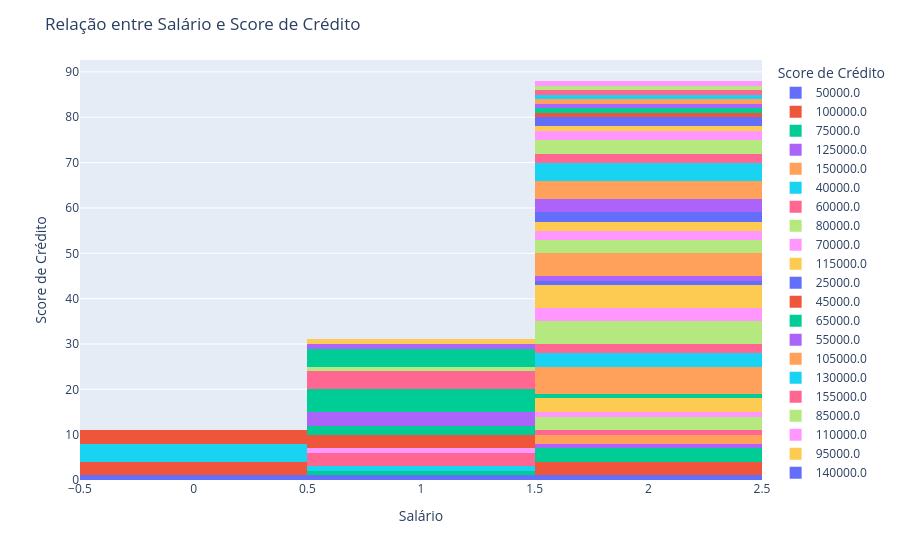

The cell this chart's notebook holds for it:
### Markdown cell above
Vemos nesse gráfico que temos maior concentração de salários mais altos na faixa etária de 50 a 54 anos sendo o menor 115 mil e a maior 162.500.

### Code cell
fig = px.histogram(df, x='Credit Score', color='Income', barmode='stack')
fig.update_layout(title= ' Relação entre Salário e Score de Crédito',
                  xaxis_title= 'Salário',
                  yaxis_title= 'Score de Crédito',
                  legend_title= 'Score de Crédito')
fig.show()

### Figure 1 — Plotly figure (JSON) as saved in the notebook; plotly's stock layout.template omitted (floating-point values rounded to 4 significant figures)
{"data": [{"bingroup": "x", "hovertemplate": "Income=50000.0<br>Credit Score=%{x}<br>count=%{y}<extra></extra>", "legendgroup": "50000.0", "marker": {"color": "#636efa", "pattern": {"shape": ""}}, "name": "50000.0", "orientation": "v", "showlegend": true, "x": [2, 1], "xaxis": "x", "yaxis": "y", "type": "histogram"}, {"bingroup": "x", "hovertemplate": "Income=100000.0<br>Credit Score=%{x}<br>count=%{y}<extra></extra>", "legendgroup": "100000.0", "marker": {"color": "#EF553B", "pattern": {"shape": ""}}, "name": "100000.0", "orientation": "v", "showlegend": true, "x": [2, 2, 2], "xaxis": "x", "yaxis": "y", "type": "histogram"}, {"bingroup": "x", "hovertemplate": "Income=75000.0<br>Credit Score=%{x}<br>count=%{y}<extra></extra>", "legendgroup": "75000.0", "marker": {"color": "#00cc96", "pattern": {"shape": ""}}, "name": "75000.0", "orientation": "v", "showlegend": true, "x": [2, 2, 2, 1], "xaxis": "x", "yaxis": "y", "type": "histogram"}, {"bingroup": "x", "hovertemplate": "Income=125000.0<br>Credit Score=%{x}<br>count=%{y}<extra></extra>", "legendgroup": "125000.0", "marker": {"color": "#ab63fa", "pattern": {"shape": ""}}, "name": "125000.0", "orientation": "v", "showlegend": true, "x": [2], "xaxis": "x", "yaxis": "y", "type": "histogram"}, {"bingroup": "x", "hovertemplate": "Income=150000.0<br>Credit Score=%{x}<br>count=%{y}<extra></extra>", "legendgroup": "150000.0", "marker": {"color": "#FFA15A", "pattern": {"shape": ""}}, "name": "150000.0", "orientation": "v", "showlegend": true, "x": [2, 2], "xaxis": "x", "yaxis": "y", "type": "histogram"}, {"bingroup": "x", "hovertemplate": "Income=40000.0<br>Credit Score=%{x}<br>count=%{y}<extra></extra>", "legendgroup": "40000.0", "marker": {"color": "#19d3f3", "pattern": {"shape": ""}}, "name": "40000.0", "orientation": "v", "showlegend": true, "x": [1], "xaxis": "x", "yaxis": "y", "type": "histogram"}, {"bingroup": "x", "hovertemplate": "Income=60000.0<br>Credit Score=%{x}<br>count=%{y}<extra></extra>", "legendgroup": "60000.0", "marker": {"color": "#FF6692", "pattern": {"shape": ""}}, "name": "60000.0", "orientation": "v", "showlegend": true, "x": [1, 2, 1, 1], "xaxis": "x", "yaxis": "y", "type": "histogram"}, {"bingroup": "x", "hovertemplate": "Income=80000.0<br>Credit Score=%{x}<br>count=%{y}<extra></extra>", "legendgroup": "80000.0", "marker": {"color": "#B6E880", "pattern": {"shape": ""}}, "name": "80000.0", "orientation": "v", "showlegend": true, "x": [2, 2, 2], "xaxis": "x", "yaxis": "y", "type": "histogram"}, {"bingroup": "x", "hovertemplate": "Income=70000.0<br>Credit Score=%{x}<br>count=%{y}<extra></extra>", "legendgroup": "70000.0", "marker": {"color": "#FF97FF", "pattern": {"shape": ""}}, "name": "70000.0", "orientation": "v", "showlegend": true, "x": [2, 1], "xaxis": "x", "yaxis": "y", "type": "histogram"}, {"bingroup": "x", "hovertemplate": "Income=115000.0<br>Credit Score=%{x}<br>count=%{y}<extra></extra>", "legendgroup": "115000.0", "marker": {"color": "#FECB52", "pattern": {"shape": ""}}, "name": "115000.0", "orientation": "v", "showlegend": true, "x": [2, 2, 2], "xaxis": "x", "yaxis": "y", "type": "histogram"}, {"bingroup": "x", "hovertemplate": "Income=25000.0<br>Credit Score=%{x}<br>count=%{y}<extra></extra>", "legendgroup": "25000.0", "marker": {"color": "#636efa", "pattern": {"shape": ""}}, "name": "25000.0", "orientation": "v", "showlegend": true, "x": [0], "xaxis": "x", "yaxis": "y", "type": "histogram"}, {"bingroup": "x", "hovertemplate": "Income=45000.0<br>Credit Score=%{x}<br>count=%{y}<extra></extra>", "legendgroup": "45000.0", "marker": {"color": "#EF553B", "pattern": {"shape": ""}}, "name": "45000.0", "orientation": "v", "showlegend": true, "x": [1, 1, 1], "xaxis": "x", "yaxis": "y", "type": "histogram"}, {"bingroup": "x", "hovertemplate": "Income=65000.0<br>Credit Score=%{x}<br>count=%{y}<extra></extra>", "legendgroup": "65000.0", "marker": {"color": "#00cc96", "pattern": {"shape": ""}}, "name": "65000.0", "orientation": "v", "showlegend": true, "x": [2, 1, 1], "xaxis": "x", "yaxis": "y", "type": "histogram"}, {"bingroup": "x", "hovertemplate": "Income=55000.0<br>Credit Score=%{x}<br>count=%{y}<extra></extra>", "legendgroup": "55000.0", "marker": {"color": "#ab63fa", "pattern": {"shape": ""}}, "name": "55000.0", "orientation": "v", "showlegend": true, "x": [1, 1, 1], "xaxis": "x", "yaxis": "y", "type": "histogram"}, {"bingroup": "x", "hovertemplate": "Income=105000.0<br>Credit Score=%{x}<br>count=%{y}<extra></extra>", "legendgroup": "105000.0", "marker": {"color": "#FFA15A", "pattern": {"shape": ""}}, "name": "105000.0", "orientation": "v", "showlegend": true, "x": [2, 2, 2, 2, 2, 2], "xaxis": "x", "yaxis": "y", "type": "histogram"}, {"bingroup": "x", "hovertemplate": "Income=130000.0<br>Credit Score=%{x}<br>count=%{y}<extra></extra>", "legendgroup": "130000.0", "marker": {"color": "#19d3f3", "pattern": {"shape": ""}}, "name": "130000.0", "orientation": "v", "showlegend": true, "x": [2, 2, 2], "xaxis": "x", "yaxis": "y", "type": "histogram"}, {"bingroup": "x", "hovertemplate": "Income=155000.0<br>Credit Score=%{x}<br>count=%{y}<extra></extra>", "legendgroup": "155000.0", "marker": {"color": "#FF6692", "pattern": {"shape": ""}}, "name": "155000.0", "orientation": "v", "showlegend": true, "x": [2, 2], "xaxis": "x", "yaxis": "y", "type": "histogram"}, {"bingroup": "x", "hovertemplate": "Income=85000.0<br>Credit Score=%{x}<br>count=%{y}<extra></extra>", "legendgroup": "85000.0", "marker": {"color": "#B6E880", "pattern": {"shape": ""}}, "name": "85000.0", "orientation": "v", "showlegend": true, "x": [2, 2, 2, 2, 2], "xaxis": "x", "yaxis": "y", "type": "histogram"}, {"bingroup": "x", "hovertemplate": "Income=110000.0<br>Credit Score=%{x}<br>count=%{y}<extra></extra>", "legendgroup": "110000.0", "marker": {"color": "#FF97FF", "pattern": {"shape": ""}}, "name": "110000.0", "orientation": "v", "showlegend": true, "x": [2, 2, 2], "xaxis": "x", "yaxis": "y", "type": "histogram"}, {"bingroup": "x", "hovertemplate": "Income=95000.0<br>Credit Score=%{x}<br>count=%{y}<extra></extra>", "legendgroup": "95000.0", "marker": {"color": "#FECB52", "pattern": {"shape": ""}}, "name": "95000.0", "orientation": "v", "showlegend": true, "x": [2, 2, 2, 2, 2], "xaxis": "x", "yaxis": "y", "type": "histogram"}, {"bingroup": "x", "hovertemplate": "Income=140000.0<br>Credit Score=%{x}<br>count=%{y}<extra></extra>", "legendgroup": "140000.0", "marker": {"color": "#636efa", "pattern": {"shape": ""}}, "name": "140000.0", "orientation": "v", "showlegend": true, "x": [2], "xaxis": "x", "yaxis": "y", "type": "histogram"}, {"bingroup": "x", "hovertemplate": "Income=37500.0<br>Credit Score=%{x}<br>count=%{y}<extra></extra>", "legendgroup": "37500.0", "marker": {"color": "#EF553B", "pattern": {"shape": ""}}, "name": "37500.0", "orientation": "v", "showlegend": true, "x": [0, 0, 0], "xaxis": "x", "yaxis": "y", "type": "histogram"}, {"bingroup": "x", "hovertemplate": "Income=57500.0<br>Credit Score=%{x}<br>count=%{y}<extra></extra>", "legendgroup": "57500.0", "marker": {"color": "#00cc96", "pattern": {"shape": ""}}, "name": "57500.0", "orientation": "v", "showlegend": true, "x": [1, 1, 1, 1, 1], "xaxis": "x", "yaxis": "y", "type": "histogram"}, {"bingroup": "x", "hovertemplate": "Income=72500.0<br>Credit Score=%{x}<br>count=%{y}<extra></extra>", "legendgroup": "72500.0", "marker": {"color": "#ab63fa", "pattern": {"shape": ""}}, "name": "72500.0", "orientation": "v", "showlegend": true, "x": [2], "xaxis": "x", "yaxis": "y", "type": "histogram"}, {"bingroup": "x", "hovertemplate": "Income=90000.0<br>Credit Score=%{x}<br>count=%{y}<extra></extra>", "legendgroup": "90000.0", "marker": {"color": "#FFA15A", "pattern": {"shape": ""}}, "name": "90000.0", "orientation": "v", "showlegend": true, "x": [2, 2, 2, 2, 2], "xaxis": "x", "yaxis": "y", "type": "histogram"}, {"bingroup": "x", "hovertemplate": "Income=32500.0<br>Credit Score=%{x}<br>count=%{y}<extra></extra>", "legendgroup": "32500.0", "marker": {"color": "#19d3f3", "pattern": {"shape": ""}}, "name": "32500.0", "orientation": "v", "showlegend": true, "x": [0, 0, 0, 0], "xaxis": "x", "yaxis": "y", "type": "histogram"}, {"bingroup": "x", "hovertemplate": "Income=52500.0<br>Credit Score=%{x}<br>count=%{y}<extra></extra>", "legendgroup": "52500.0", "marker": {"color": "#FF6692", "pattern": {"shape": ""}}, "name": "52500.0", "orientation": "v", "showlegend": true, "x": [1, 1, 1, 1], "xaxis": "x", "yaxis": "y", "type": "histogram"}, {"bingroup": "x", "hovertemplate": "Income=67500.0<br>Credit Score=%{x}<br>count=%{y}<extra></extra>", "legendgroup": "67500.0", "marker": {"color": "#B6E880", "pattern": {"shape": ""}}, "name": "67500.0", "orientation": "v", "showlegend": true, "x": [2, 1, 2, 2], "xaxis": "x", "yaxis": "y", "type": "histogram"}, {"bingroup": "x", "hovertemplate": "Income=92500.0<br>Credit Score=%{x}<br>count=%{y}<extra></extra>", "legendgroup": "92500.0", "marker": {"color": "#FF97FF", "pattern": {"shape": ""}}, "name": "92500.0", "orientation": "v", "showlegend": true, "x": [2, 2], "xaxis": "x", "yaxis": "y", "type": "histogram"}, {"bingroup": "x", "hovertemplate": "Income=82500.0<br>Credit Score=%{x}<br>count=%{y}<extra></extra>", "legendgroup": "82500.0", "marker": {"color": "#FECB52", "pattern": {"shape": ""}}, "name": "82500.0", "orientation": "v", "showlegend": true, "x": [2, 2], "xaxis": "x", "yaxis": "y", "type": "histogram"}, {"bingroup": "x", "hovertemplate": "Income=122500.0<br>Credit Score=%{x}<br>count=%{y}<extra></extra>", "legendgroup": "122500.0", "marker": {"color": "#636efa", "pattern": {"shape": ""}}, "name": "122500.0", "orientation": "v", "showlegend": true, "x": [2, 2], "xaxis": "x", "yaxis": "y", "type": "histogram"}, {"bingroup": "x", "hovertemplate": "Income=27500.0<br>Credit Score=%{x}<br>count=%{y}<extra></extra>", "legendgroup": "27500.0", "marker": {"color": "#EF553B", "pattern": {"shape": ""}}, "name": "27500.0", "orientation": "v", "showlegend": true, "x": [0, 0, 0], "xaxis": "x", "yaxis": "y", "type": "histogram"}, {"bingroup": "x", "hovertemplate": "Income=47500.0<br>Credit Score=%{x}<br>count=%{y}<extra></extra>", "legendgroup": "47500.0", "marker": {"color": "#00cc96", "pattern": {"shape": ""}}, "name": "47500.0", "orientation": "v", "showlegend": true, "x": [1, 1, 1, 1], "xaxis": "x", "yaxis": "y", "type": "histogram"}, {"bingroup": "x", "hovertemplate": "Income=62500.0<br>Credit Score=%{x}<br>count=%{y}<extra></extra>", "legendgroup": "62500.0", "marker": {"color": "#ab63fa", "pattern": {"shape": ""}}, "name": "62500.0", "orientation": "v", "showlegend": true, "x": [2, 1, 2, 2], "xaxis": "x", "yaxis": "y", "type": "histogram"}, {"bingroup": "x", "hovertemplate": "Income=87500.0<br>Credit Score=%{x}<br>count=%{y}<extra></extra>", "legendgroup": "87500.0", "marker": {"color": "#FFA15A", "pattern": {"shape": ""}}, "name": "87500.0", "orientation": "v", "showlegend": true, "x": [2, 2, 2, 2], "xaxis": "x", "yaxis": "y", "type": "histogram"}, {"bingroup": "x", "hovertemplate": "Income=77500.0<br>Credit Score=%{x}<br>count=%{y}<extra></extra>", "legendgroup": "77500.0", "marker": {"color": "#19d3f3", "pattern": {"shape": ""}}, "name": "77500.0", "orientation": "v", "showlegend": true, "x": [2, 2, 2, 2], "xaxis": "x", "yaxis": "y", "type": "histogram"}, {"bingroup": "x", "hovertemplate": "Income=112500.0<br>Credit Score=%{x}<br>count=%{y}<extra></extra>", "legendgroup": "112500.0", "marker": {"color": "#FF6692", "pattern": {"shape": ""}}, "name": "112500.0", "orientation": "v", "showlegend": true, "x": [2, 2], "xaxis": "x", "yaxis": "y", "type": "histogram"}, {"bingroup": "x", "hovertemplate": "Income=117500.0<br>Credit Score=%{x}<br>count=%{y}<extra></extra>", "legendgroup": "117500.0", "marker": {"color": "#B6E880", "pattern": {"shape": ""}}, "name": "117500.0", "orientation": "v", "showlegend": true, "x": [2, 2, 2], "xaxis": "x", "yaxis": "y", "type": "histogram"}, {"bingroup": "x", "hovertemplate": "Income=142500.0<br>Credit Score=%{x}<br>count=%{y}<extra></extra>", "legendgroup": "142500.0", "marker": {"color": "#FF97FF", "pattern": {"shape": ""}}, "name": "142500.0", "orientation": "v", "showlegend": true, "x": [2, 2], "xaxis": "x", "yaxis": "y", "type": "histogram"}, {"bingroup": "x", "hovertemplate": "Income=160000.0<br>Credit Score=%{x}<br>count=%{y}<extra></extra>", "legendgroup": "160000.0", "marker": {"color": "#FECB52", "pattern": {"shape": ""}}, "name": "160000.0", "orientation": "v", "showlegend": true, "x": [2], "xaxis": "x", "yaxis": "y", "type": "histogram"}, {"bingroup": "x", "hovertemplate": "Income=97500.0<br>Credit Score=%{x}<br>count=%{y}<extra></extra>", "legendgroup": "97500.0", "marker": {"color": "#636efa", "pattern": {"shape": ""}}, "name": "97500.0", "orientation": "v", "showlegend": true, "x": [2, 2], "xaxis": "x", "yaxis": "y", "type": "histogram"}, {"bingroup": "x", "hovertemplate": "Income=145000.0<br>Credit Score=%{x}<br>count=%{y}<extra></extra>", "legendgroup": "145000.0", "marker": {"color": "#EF553B", "pattern": {"shape": ""}}, "name": "145000.0", "orientation": "v", "showlegend": true, "x": [2], "xaxis": "x", "yaxis": "y", "type": "histogram"}, {"bingroup": "x", "hovertemplate": "Income=135000.0<br>Credit Score=%{x}<br>count=%{y}<extra></extra>", "legendgroup": "135000.0", "marker": {"color": "#00cc96", "pattern": {"shape": ""}}, "name": "135000.0", "orientation": "v", "showlegend": true, "x": [2], "xaxis": "x", "yaxis": "y", "type": "histogram"}, {"bingroup": "x", "hovertemplate": "Income=162500.0<br>Credit Score=%{x}<br>count=%{y}<extra></extra>", "legendgroup": "162500.0", "marker": {"color": "#ab63fa", "pattern": {"shape": ""}}, "name": "162500.0", "orientation": "v", "showlegend": true, "x": [2], "xaxis": "x", "yaxis": "y", "type": "histogram"}, {"bingroup": "x", "hovertemplate": "Income=120000.0<br>Credit Score=%{x}<br>count=%{y}<extra></extra>", "legendgroup": "120000.0", "marker": {"color": "#FFA15A", "pattern": {"shape": ""}}, "name": "120000.0", "orientation": "v", "showlegend": true, "x": [2], "xaxis": "x", "yaxis": "y", "type": "histogram"}, {"bingroup": "x", "hovertemplate": "Income=102500.0<br>Credit Score=%{x}<br>count=%{y}<extra></extra>", "legendgroup": "102500.0", "marker": {"color": "#19d3f3", "pattern": {"shape": ""}}, "name": "102500.0", "orientation": "v", "showlegend": true, "x": [2], "xaxis": "x", "yaxis": "y", "type": "histogram"}, {"bingroup": "x", "hovertemplate": "Income=137500.0<br>Credit Score=%{x}<br>count=%{y}<extra></extra>", "legendgroup": "137500.0", "marker": {"color": "#FF6692", "pattern": {"shape": ""}}, "name": "137500.0", "orientation": "v", "showlegend": true, "x": [2], "xaxis": "x", "yaxis": "y", "type": "histogram"}, {"bingroup": "x", "hovertemplate": "Income=127500.0<br>Credit Score=%{x}<br>count=%{y}<extra></extra>", "legendgroup": "127500.0", "marker": {"color": "#B6E880", "pattern": {"shape": ""}}, "name": "127500.0", "orientation": "v", "showlegend": true, "x": [2], "xaxis": "x", "yaxis": "y", "type": "histogram"}, {"bingroup": "x", "hovertemplate": "Income=82000.0<br>Credit Score=%{x}<br>count=%{y}<extra></extra>", "legendgroup": "82000.0", "marker": {"color": "#FF97FF", "pattern": {"shape": ""}}, "name": "82000.0", "orientation": "v", "showlegend": true, "x": [2], "xaxis": "x", "yaxis": "y", "type": "histogram"}, {"bingroup": "x", "hovertemplate": "Income=68000.0<br>Credit Score=%{x}<br>count=%{y}<extra></extra>", "legendgroup": "68000.0", "marker": {"color": "#FECB52", "pattern": {"shape": ""}}, "name": "68000.0", "orientation": "v", "showlegend": true, "x": [1], "xaxis": "x", "yaxis": "y", "type": "histogram"}], "layout": {"xaxis": {"anchor": "y", "domain": [0.0, 1.0], "title": {"text": "Salário"}}, "yaxis": {"anchor": "x", "domain": [0.0, 1.0], "title": {"text": "Score de Crédito"}}, "legend": {"title": {"text": "Score de Crédito"}, "tracegroupgap": 0}, "margin": {"t": 60}, "barmode": "stack", "title": {"text": " Relação entre Salário e Score de Crédito"}}}
